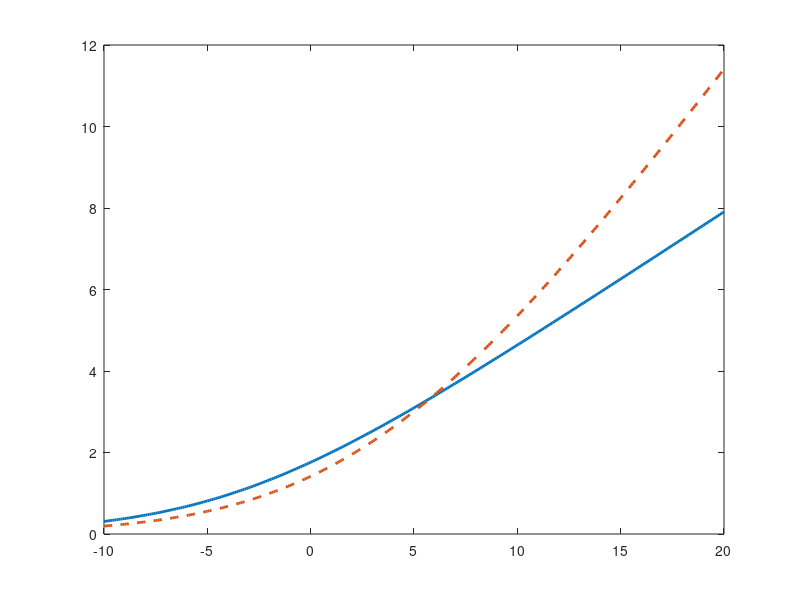

Source code (MATLAB): (Note: this script raises an error after producing the figure.)
clc; clear;

% 1. Define channel matrix H
H = [1 + 0.5j, -0.6;
     0.2 + 1j, 0.4 + 0.1j];

% 2. Compute H^H * H
HHH = H' * H;

% 3. Eigen decomposition
[V, D] = eig(HHH);
lambda = diag(D);

% 4. Sort eigenvalues
[lambda_sorted, idx] = sort(lambda, 'descend');
lambda_max = lambda_sorted(1);
lambda_min = lambda_sorted(2);

% 5. Compute SNR threshold
snr_th = 1/lambda_min - 1/lambda_max;
snr_th_dB = 10 * log10(snr_th);

% 6. Compute beamforming vector
f = sqrt(2) * V(:, idx(1));

% 7. Define SNR range (dB and linear)
snr_dB = -10:0.1:20;
snr_lin = 10.^(snr_dB/10);

% 8. Capacity calculations
C_bf = log2(1 + snr_lin * lambda_max);                           % Beamforming (rank-1)
C_mux = log2(1 + snr_lin * lambda_max/2) + log2(1 + snr_lin * lambda_min/2);  % Spatial multiplexing (rank-2)

% 9. Plot
figure;
plot(snr_dB, C_bf, 'LineWidth', 2); hold on;
plot(snr_dB, C_mux, '--', 'LineWidth', 2);
xline(snr_th_dB, 'r:', 'LineWidth', 2);
legend('Beamforming (rank-1)', 'Spatial Multiplexing (rank-2)', sprintf('SNR_{th} ≈ %.2f dB', snr_th_dB));
xlabel('SNR (dB)');
ylabel('Capacity (bits/s/Hz)');
title('MIMO Capacity vs SNR');
grid on;
